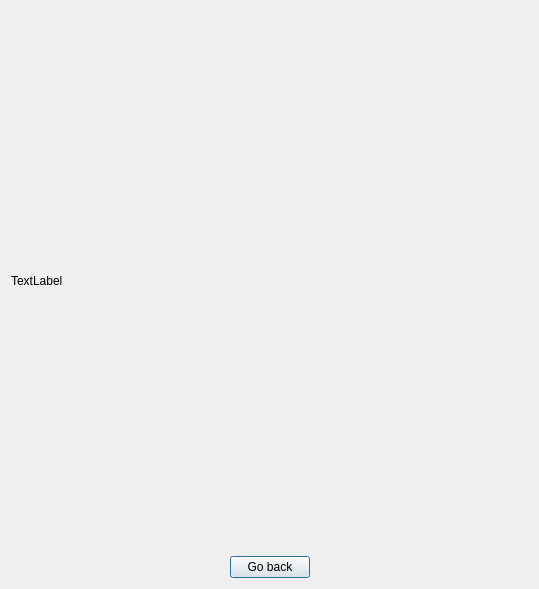
<?xml version="1.0" encoding="UTF-8"?>
<ui version="4.0">
 <class>PhotoViewer</class>
 <widget class="QDialog" name="PhotoViewer">
  <property name="windowModality">
   <enum>Qt::NonModal</enum>
  </property>
  <property name="geometry">
   <rect>
    <x>0</x>
    <y>0</y>
    <width>539</width>
    <height>589</height>
   </rect>
  </property>
  <property name="minimumSize">
   <size>
    <width>0</width>
    <height>0</height>
   </size>
  </property>
  <property name="maximumSize">
   <size>
    <width>1920</width>
    <height>1080</height>
   </size>
  </property>
  <property name="windowTitle">
   <string>Dialog</string>
  </property>
  <layout class="QVBoxLayout" name="verticalLayout_2">
   <item>
    <widget class="QLabel" name="photoViewerLabel">
     <property name="maximumSize">
      <size>
       <width>1532</width>
       <height>864</height>
      </size>
     </property>
     <property name="text">
      <string>TextLabel</string>
     </property>
    </widget>
   </item>
   <item>
    <layout class="QHBoxLayout" name="horizontalLayout">
     <item>
      <spacer name="horizontalSpacer">
       <property name="orientation">
        <enum>Qt::Horizontal</enum>
       </property>
       <property name="sizeHint" stdset="0">
        <size>
         <width>40</width>
         <height>20</height>
        </size>
       </property>
      </spacer>
     </item>
     <item>
      <widget class="QPushButton" name="Back">
       <property name="text">
        <string>Go back</string>
       </property>
      </widget>
     </item>
     <item>
      <spacer name="horizontalSpacer_2">
       <property name="orientation">
        <enum>Qt::Horizontal</enum>
       </property>
       <property name="sizeHint" stdset="0">
        <size>
         <width>40</width>
         <height>20</height>
        </size>
       </property>
      </spacer>
     </item>
    </layout>
   </item>
  </layout>
 </widget>
 <resources/>
 <connections>
  <connection>
   <sender>Back</sender>
   <signal>clicked()</signal>
   <receiver>PhotoViewer</receiver>
   <slot>accept()</slot>
   <hints>
    <hint type="sourcelabel">
     <x>253</x>
     <y>443</y>
    </hint>
    <hint type="destinationlabel">
     <x>306</x>
     <y>378</y>
    </hint>
   </hints>
  </connection>
 </connections>
</ui>
